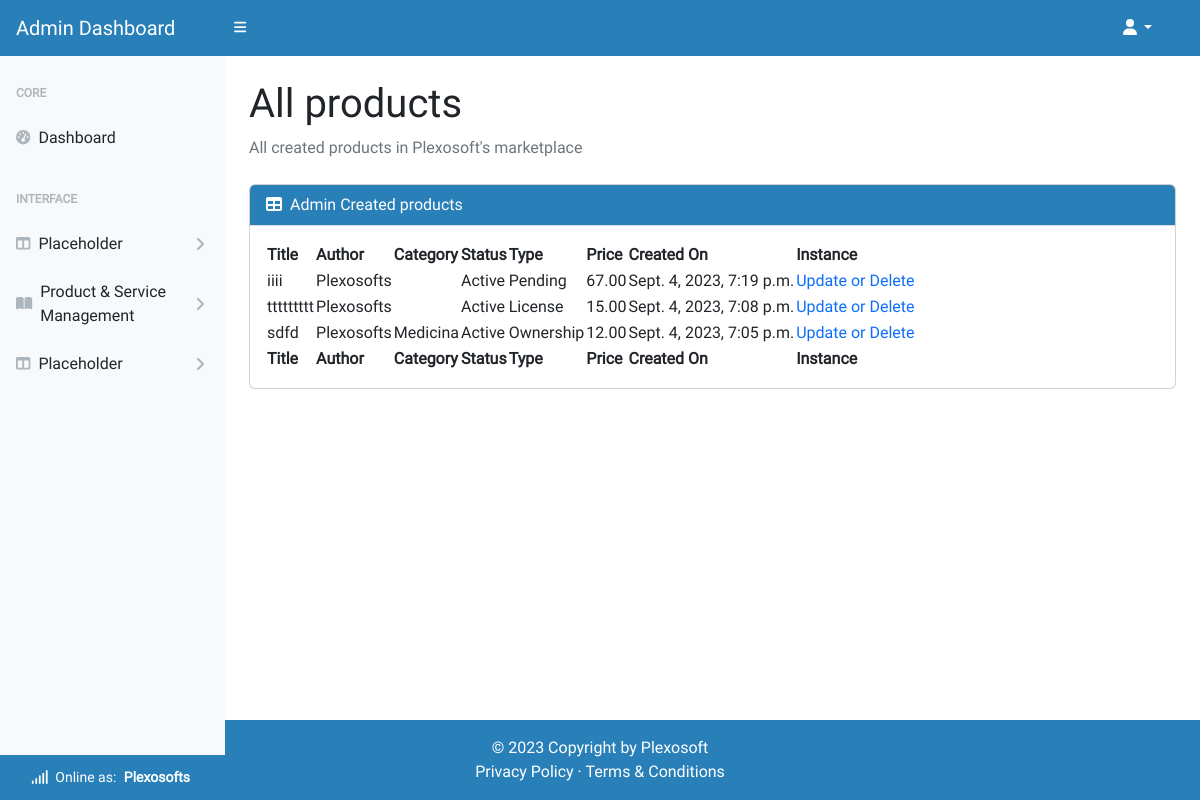
The page /account/admin/all_product/ (signed in) on the database as committed earlier.
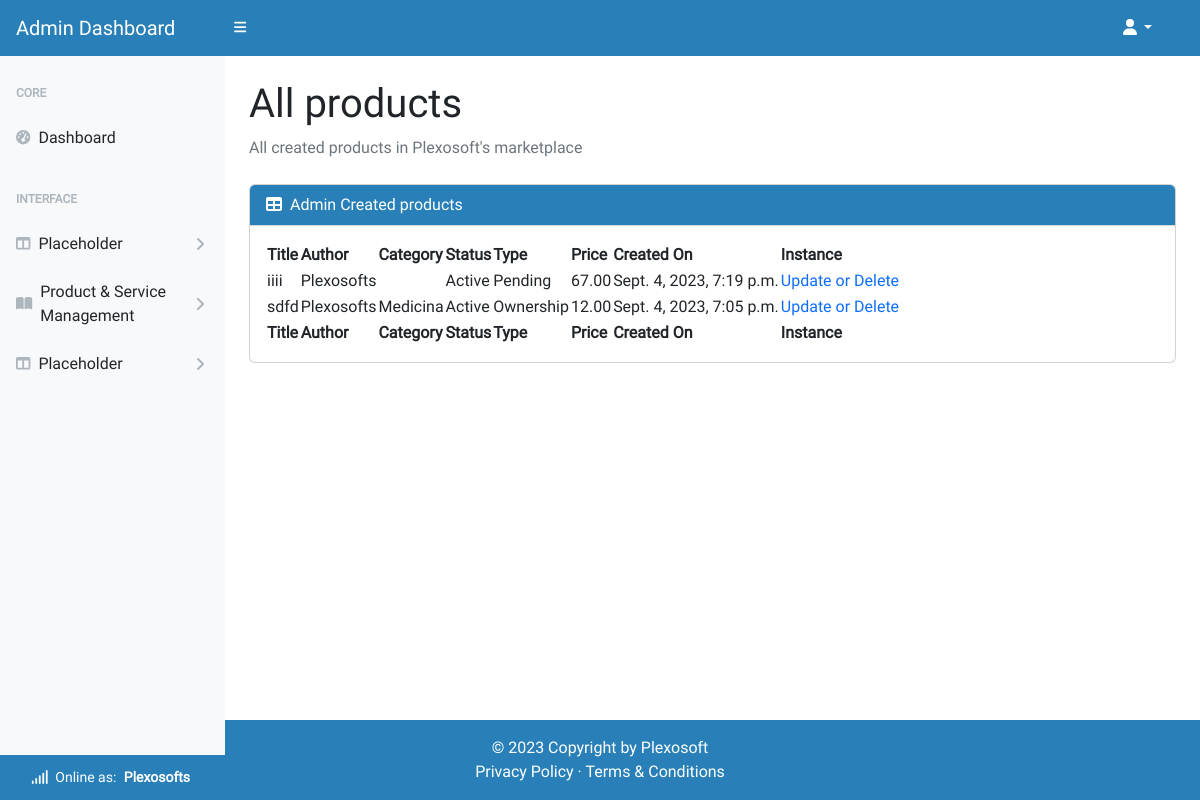
The same page on the database as committed later.
### product_service/models.py (models this page shows, shortened)
class Product(models.Model):
    title = models.CharField(max_length=64, unique=True)
    sku = models.CharField(max_length=64, unique=True)
    price = models.DecimalField(max_digits=6, decimal_places=2)
    description = models.TextField(max_length=256)
    status = models.IntegerField(choices=STATUS, default=0)
    category = models.ForeignKey(
        Category, on_delete=models.SET_NULL,
        related_name='product_categories', null=True, blank=True)
    excerpt = models.CharField(max_length=128)
    type = models.IntegerField(choices=SCOPE_TYPE, default=1)
    code = models.ManyToManyField(CodeType, related_name="code_type")
    service = models.ManyToManyField(ServiceType, related_name="service_type")
    preview = models.URLField(
        max_length=1024, null=True, blank=True, unique=True)
    docs = models.URLField(
        max_length=1024, null=True, blank=True, unique=True)
    slug = models.SlugField(max_length=200, unique=True, blank=True)
    image = models.ImageField(null=True, blank=True)
    image_url = models.URLField(max_length=1024, null=True, blank=True)
    author = models.ForeignKey(
        'homepage.UserProfile', on_delete=models.SET_NULL,
        related_name='product_authors', null=True)
    created_on = models.DateTimeField(auto_now_add=True)
    likes = models.ManyToManyField(
        'homepage.Like', related_name='product_likes', blank=True)
    comments = models.ManyToManyField(
        'homepage.Comment', related_name='product_comments', blank=True)
    transactions = models.ManyToManyField(
        'homepage.UserProfile', through='Transaction',
        related_name='product_transactions', blank=True)
    download_url = models.ManyToManyField(
        'Download', related_name='product_downloads', blank=True)
    class Meta:
        ordering = ['title']

class Category(models.Model):
    category_name = models.CharField(max_length=64, unique=True)
    alt_name = models.CharField(max_length=64, unique=True)
    class Meta:
        ordering = ['category_name']
        verbose_name_plural = "Categories"

### homepage/models.py (models this page shows)
class UserProfile(AbstractUser):
    email = models.EmailField(
        unique=True)
    role = models.IntegerField(choices=ROLES, default=0)
    type = models.IntegerField(choices=USER_TYPE, default=0)
    status = models.IntegerField(choices=STATUS, default=2)
    user_transactions = models.ManyToManyField(
        'product_service.Product',
        through='product_service.Transaction',
        related_name='user_profiles')
    class Meta:
        ordering = ['username']
    def __str__(self):
        return f'{self.username}'

### product_service/views.py (the view)
# urls.py: path('account/admin/all_product/', ProductList.as_view(),
class ProductList(ProductBaseListView):
    template_name = 'admin-dashboard/all_products.html'
    context_object_name = 'admin_all_products'

### admin_dashboard/views.py (called while the page is built)
    def test_func(self):
        user_profile = self.request.user
        return user_profile and user_profile.role == 1

### homepage/custom_context_processors.py (called while the page is built)
def get_verified_email(request):
    if request.user.is_authenticated:
        try:
            email_object = EmailAddress.objects.get(user=request.user)
            if email_object.verified:
                return {'get_verified_email': email_object}
        except EmailAddress.DoesNotExist:
            pass
    return {'get_verified_email': None}

### product_service/views.py (called while the page is built)
    def get_queryset(self):
        return Product.objects.order_by('-created_on')

### admin_dashboard/templates/admin-dashboard/all_products.html
{% extends "admin-dashboard/base.html" %}
{% block content%}
<main class="pb-5 mb-5">
    <div class="container-fluid p-4 pt-0 pb-5">
        <h1 class="mt-4">All products</h1>
        <ol class="breadcrumb mb-4">
            <li class="breadcrumb-item active">All created products in Plexosoft's marketplace</li>
        </ol>
        <div class="card mb-4">
            <div class="card-header">
                <i class="fas fa-table me-1"></i>
                Admin Created products
            </div>
            <div class="card-body">
                <table id="datatablesSimple">
                    <thead>
                        <tr>
                            <th>Title</th>
                            <th>Author</th>
                            <th>Category</th>
                            <th>Status</th>
                            <th>Type</th>
                            <th>Price</th>
                            <th>Created On</th>
                            <th>Instance</th>
                        </tr>
                    </thead>
                    <tfoot>
                        <tr>
                            <th>Title</th>
                            <th>Author</th>
                            <th>Category</th>
                            <th>Status</th>
                            <th>Type</th>
                            <th>Price</th>
                            <th>Created On</th>
                            <th>Instance</th>
                        </tr>
                    </tfoot>
                    <tbody>
                        {% for product in admin_all_products.all %}
                        <tr>
                            <td>{{ product.title }}</td>
                            <td>{{ product.author }}</td>
                            <td>{{ product.category.category_name }}</td>
                            <td>{{ product.get_status_display }}</td>
                            <td>{{ product.get_type_display }}</td>
                            <td>{{ product.price }}</td>
                            <td>{{ product.created_on }}</td>
                            <td>
                                <a href="{% url 'admin_product_update' product.slug %}">Update or Delete</a>
                            </td>
                        </tr>
                        {% endfor %}
                    </tbody>
                </table>
            </div>
        </div>
    </div>
</main>
{% endblock %}

Rows that differ between the two databases and show on the page:
removed Product: title "ttttttttt", author "Plexosofts", status "Active", type "License", price "15.00", created_on "Sept. 4, 2023, 7:08 p.m."
